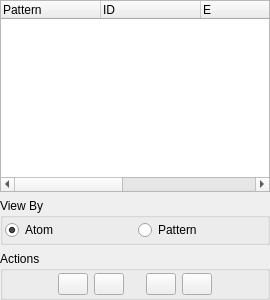
<?xml version="1.0" encoding="UTF-8"?>
<ui version="4.0">
 <class>AtomListWidget</class>
 <widget class="QDockWidget" name="AtomListWidget">
  <property name="geometry">
   <rect>
    <x>0</x>
    <y>0</y>
    <width>270</width>
    <height>300</height>
   </rect>
  </property>
  <property name="minimumSize">
   <size>
    <width>270</width>
    <height>217</height>
   </size>
  </property>
  <property name="windowIcon">
   <iconset resource="icons.qrc">
    <normaloff>:/stackicons/icons/stack_atomlist.svg</normaloff>:/stackicons/icons/stack_atomlist.svg</iconset>
  </property>
  <property name="windowTitle">
   <string>Atom List</string>
  </property>
  <widget class="QWidget" name="dockWidgetContents">
   <layout class="QVBoxLayout" name="verticalLayout">
    <property name="margin">
     <number>0</number>
    </property>
    <item>
     <widget class="TTreeWidget" name="AtomTree">
      <property name="sizePolicy">
       <sizepolicy hsizetype="Expanding" vsizetype="Expanding">
        <horstretch>0</horstretch>
        <verstretch>0</verstretch>
       </sizepolicy>
      </property>
      <property name="selectionMode">
       <enum>QAbstractItemView::MultiSelection</enum>
      </property>
      <column>
       <property name="text">
        <string>Pattern</string>
       </property>
      </column>
      <column>
       <property name="text">
        <string>ID</string>
       </property>
      </column>
      <column>
       <property name="text">
        <string>E</string>
       </property>
      </column>
      <column>
       <property name="text">
        <string>X</string>
       </property>
      </column>
      <column>
       <property name="text">
        <string>Y</string>
       </property>
      </column>
      <column>
       <property name="text">
        <string>Z</string>
       </property>
      </column>
     </widget>
    </item>
    <item>
     <widget class="QGroupBox" name="ViewByGroup">
      <property name="sizePolicy">
       <sizepolicy hsizetype="Preferred" vsizetype="Minimum">
        <horstretch>0</horstretch>
        <verstretch>0</verstretch>
       </sizepolicy>
      </property>
      <property name="title">
       <string>View By</string>
      </property>
      <layout class="QHBoxLayout" name="_3">
       <property name="spacing">
        <number>4</number>
       </property>
       <property name="margin">
        <number>2</number>
       </property>
       <item>
        <layout class="QHBoxLayout" name="_4">
         <property name="spacing">
          <number>6</number>
         </property>
         <property name="margin">
          <number>0</number>
         </property>
         <item>
          <widget class="QRadioButton" name="ViewByAtomButton">
           <property name="text">
            <string>Atom</string>
           </property>
           <property name="checked">
            <bool>true</bool>
           </property>
          </widget>
         </item>
         <item>
          <widget class="QRadioButton" name="ViewByPatternButton">
           <property name="text">
            <string>Pattern</string>
           </property>
          </widget>
         </item>
        </layout>
       </item>
      </layout>
     </widget>
    </item>
    <item>
     <widget class="QGroupBox" name="ActionsGroup">
      <property name="title">
       <string>Actions</string>
      </property>
      <layout class="QVBoxLayout">
       <property name="spacing">
        <number>4</number>
       </property>
       <property name="margin">
        <number>2</number>
       </property>
       <item>
        <layout class="QHBoxLayout" name="_2">
         <property name="spacing">
          <number>6</number>
         </property>
         <property name="margin">
          <number>0</number>
         </property>
         <item>
          <spacer>
           <property name="orientation">
            <enum>Qt::Horizontal</enum>
           </property>
           <property name="sizeHint" stdset="0">
            <size>
             <width>40</width>
             <height>20</height>
            </size>
           </property>
          </spacer>
         </item>
         <item>
          <widget class="QPushButton" name="ShiftUpButton">
           <property name="maximumSize">
            <size>
             <width>30</width>
             <height>30</height>
            </size>
           </property>
           <property name="toolTip">
            <string>Move selected atoms up one place in list</string>
           </property>
           <property name="text">
            <string/>
           </property>
           <property name="icon">
            <iconset resource="icons.qrc">
             <normaloff>:/arrows/icons/arrow_up.svg</normaloff>:/arrows/icons/arrow_up.svg</iconset>
           </property>
           <property name="iconSize">
            <size>
             <width>24</width>
             <height>24</height>
            </size>
           </property>
           <property name="autoDefault">
            <bool>false</bool>
           </property>
          </widget>
         </item>
         <item>
          <widget class="QPushButton" name="ShiftDownButton">
           <property name="maximumSize">
            <size>
             <width>30</width>
             <height>30</height>
            </size>
           </property>
           <property name="toolTip">
            <string>Move selected atoms down one place in list</string>
           </property>
           <property name="text">
            <string/>
           </property>
           <property name="icon">
            <iconset resource="icons.qrc">
             <normaloff>:/arrows/icons/arrow_down.svg</normaloff>:/arrows/icons/arrow_down.svg</iconset>
           </property>
           <property name="iconSize">
            <size>
             <width>24</width>
             <height>24</height>
            </size>
           </property>
           <property name="autoDefault">
            <bool>false</bool>
           </property>
          </widget>
         </item>
         <item>
          <spacer>
           <property name="orientation">
            <enum>Qt::Horizontal</enum>
           </property>
           <property name="sizeType">
            <enum>QSizePolicy::Fixed</enum>
           </property>
           <property name="sizeHint" stdset="0">
            <size>
             <width>16</width>
             <height>16</height>
            </size>
           </property>
          </spacer>
         </item>
         <item>
          <widget class="QPushButton" name="MoveToStartButton">
           <property name="maximumSize">
            <size>
             <width>30</width>
             <height>30</height>
            </size>
           </property>
           <property name="toolTip">
            <string>Move selected atoms to start of list</string>
           </property>
           <property name="text">
            <string/>
           </property>
           <property name="icon">
            <iconset resource="icons.qrc">
             <normaloff>:/arrows/icons/arrow_upline.svg</normaloff>:/arrows/icons/arrow_upline.svg</iconset>
           </property>
           <property name="iconSize">
            <size>
             <width>24</width>
             <height>24</height>
            </size>
           </property>
           <property name="autoDefault">
            <bool>false</bool>
           </property>
          </widget>
         </item>
         <item>
          <widget class="QPushButton" name="MoveToEndButton">
           <property name="maximumSize">
            <size>
             <width>30</width>
             <height>30</height>
            </size>
           </property>
           <property name="toolTip">
            <string>Move selected atoms to end of list</string>
           </property>
           <property name="text">
            <string/>
           </property>
           <property name="icon">
            <iconset resource="icons.qrc">
             <normaloff>:/arrows/icons/arrow_downline.svg</normaloff>:/arrows/icons/arrow_downline.svg</iconset>
           </property>
           <property name="iconSize">
            <size>
             <width>24</width>
             <height>24</height>
            </size>
           </property>
           <property name="autoDefault">
            <bool>false</bool>
           </property>
          </widget>
         </item>
         <item>
          <spacer name="spacer">
           <property name="orientation">
            <enum>Qt::Horizontal</enum>
           </property>
           <property name="sizeHint" stdset="0">
            <size>
             <width>40</width>
             <height>20</height>
            </size>
           </property>
          </spacer>
         </item>
        </layout>
       </item>
      </layout>
     </widget>
    </item>
   </layout>
  </widget>
 </widget>
 <customwidgets>
  <customwidget>
   <class>TTreeWidget</class>
   <extends>QTreeWidget</extends>
   <header>gui/ttreewidget.uih</header>
  </customwidget>
 </customwidgets>
 <resources>
  <include location="icons.qrc"/>
 </resources>
 <connections/>
</ui>
